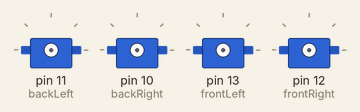
Bench run of a sketch on a simulated Arduino Uno, built with avr-gcc and run on an emulated ATmega328P. Parts: 4 × servo.

Above: at 0.1 s.
At 4.1 s:
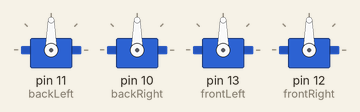
Timing chart, 0 to 5.6 s (numbered marks = the images above):
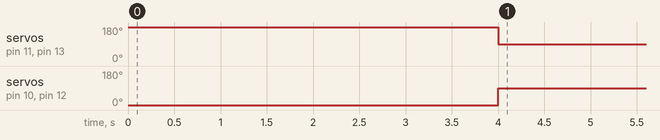

Measured:
- by itself, servo on pin 11 (backLeft), servo on pin 13 (frontLeft): 180° → 90° at 4.0 s
- by itself, servo on pin 10 (backRight), servo on pin 12 (frontRight): 0° → 90° at 4.0 s

The sketch:

runTiming.ino
```cpp
#include <Servo.h>

Servo frontLeft;
Servo frontRight;
Servo backLeft;
Servo backRight;

void setup() {
  // put your setup code here, to run once:
  delay(2000);

  backLeft.attach(11);
  backRight.attach(10);
  frontLeft.attach(13);
  frontRight.attach(12);

  frontLeft.write(180);
  backLeft.write(180);
  frontRight.write(0);
  backRight.write(0);

  for(int i = 0; i < 20; i++) {
    delay(100);
  }

  frontLeft.write(90);
  backLeft.write(90);
  frontRight.write(90);
  backRight.write(90);

  backLeft.detach();
  backRight.detach();
  frontLeft.detach();
  frontRight.detach();
}

void loop() {

}
```
